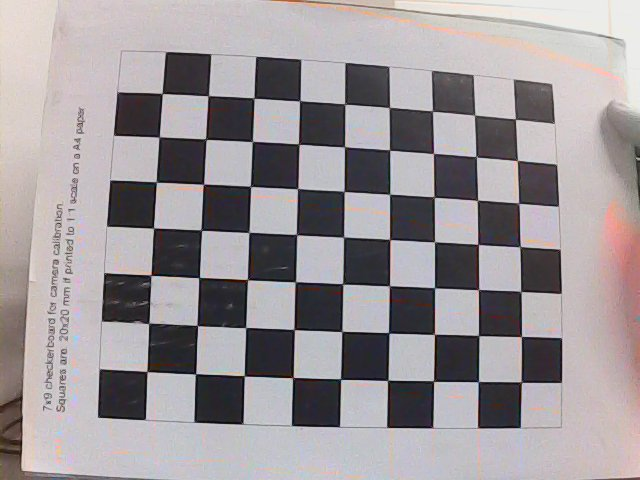
#> input picture team_14_f23_ws/calibrate/2023-11-30-141056.jpg, 640 x 480 px; its folder holds 4 pictures in this run
$ python calibrate_camera.py
#> lines starting #> are read from the running program, lines starting #| are printed output that depends on the picture
import numpy as np
import cv2 as cv
import glob

# termination criteria
criteria = (cv.TERM_CRITERIA_EPS + cv.TERM_CRITERIA_MAX_ITER, 20, 0.001)
# prepare object points, like (0,0,0), (1,0,0), (2,0,0) ....,(6,5,0)
objp = np.zeros((7*9,3), np.float32)
objp[:,:2] = np.mgrid[0:9,0:7].T.reshape(-1,2)
# Arrays to store object points and image points from all the images.
objpoints = [] # 3d point in real world space
imgpoints = [] # 2d points in image plane.
images = glob.glob('./*.jpg')

print(images)
for fname in images:
    img = cv.imread(fname)
#> img is the input picture: shape (480, 640, 3); mean B, G, R 153.5, 150.4, 156.7

    gray = cv.cvtColor(img, cv.COLOR_BGR2GRAY)
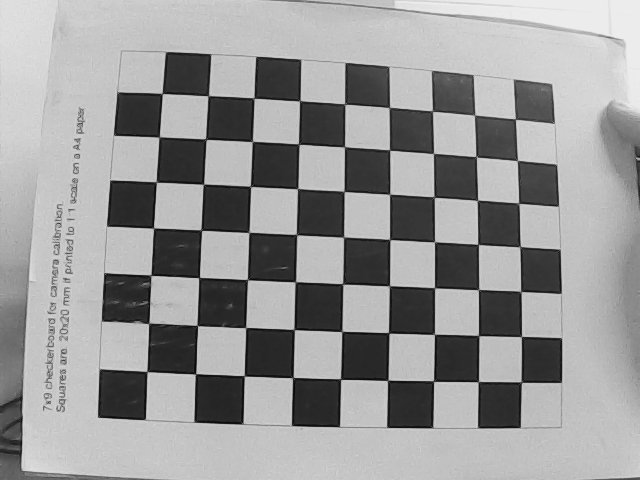
#> gray: shape (480, 640); min 0, max 243, mean 152.7
    # Find the chess board corners
    ret, corners = cv.findChessboardCorners(gray, (7,9), None)
#> ret = True; corners = 63 rows, first 8: [146.9, 371.4], [148.5, 323.5], [150.7, 275.3], [153.5, 228], [156.4, 182], [159.1, 137.1], [162.2, 93.68], [195.6, 373.9]
    # If found, add object points, image points (after refining them)
    if ret == True:
        objpoints.append(objp)
        corners2 = cv.cornerSubPix(gray,corners, (11,11), (-1,-1), criteria)
#> corners2 = 63 rows, first 8: [146.9, 371.5], [148.7, 323.5], [150.9, 275.6], [153.5, 228.1], [156.3, 182], [159.1, 136.9], [162.2, 93.48], [195.5, 373.8]
        imgpoints.append(corners2)
#> pass 2 of the loop `for fname in images:`:
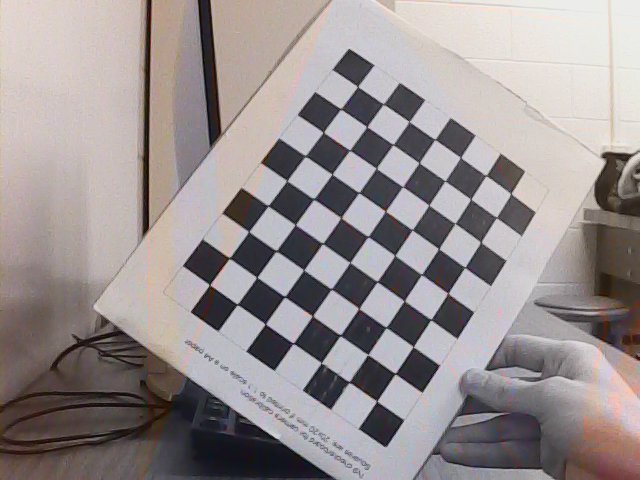
#> input picture team_14_f23_ws/calibrate/2023-11-30-141110.jpg, 640 x 480 px
#> img is the input picture: shape (480, 640, 3); mean B, G, R 145, 144.6, 152.6
#> `gray = cv.cvtColor(img, cv.COLOR_BGR2GRAY)`:
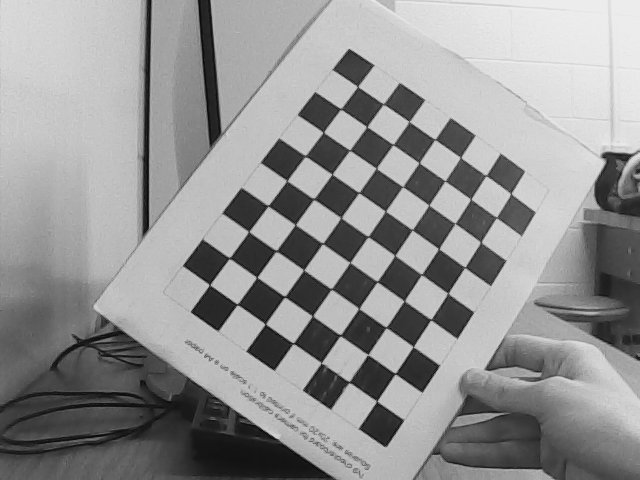
#> gray: shape (480, 640); min 1, max 241, mean 147
#> corners = 63 rows, first 8: [357.8, 86.57], [382.6, 103.1], [408.2, 121.2], [434.8, 139.3], [460.5, 157.3], [486.3, 175.5], [510.5, 193.6], [340.4, 108.3]
#> corners2 = 63 rows, first 8: [357.6, 86.52], [383.4, 104], [409.2, 121.6], [434.9, 139.5], [460.5, 157.4], [486, 175.5], [510.9, 193.7], [340.8, 108.9]
#> pass 3 of the loop `for fname in images:`:
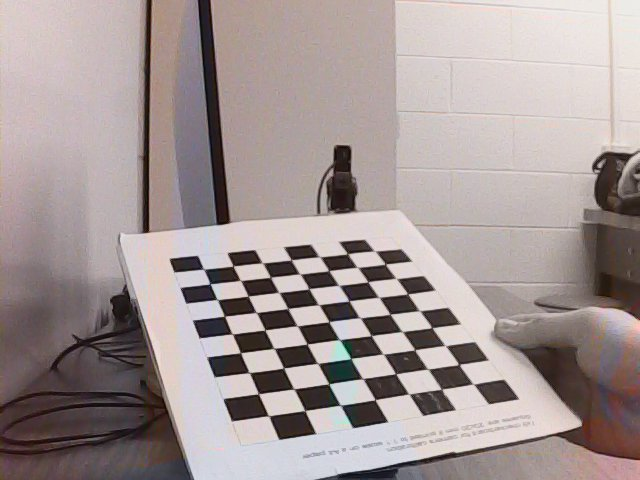
#> input picture team_14_f23_ws/calibrate/2023-11-30-141120.jpg, 640 x 480 px
#> img is the input picture: shape (480, 640, 3); mean B, G, R 149.8, 150.8, 162.9
#> `gray = cv.cvtColor(img, cv.COLOR_BGR2GRAY)`:
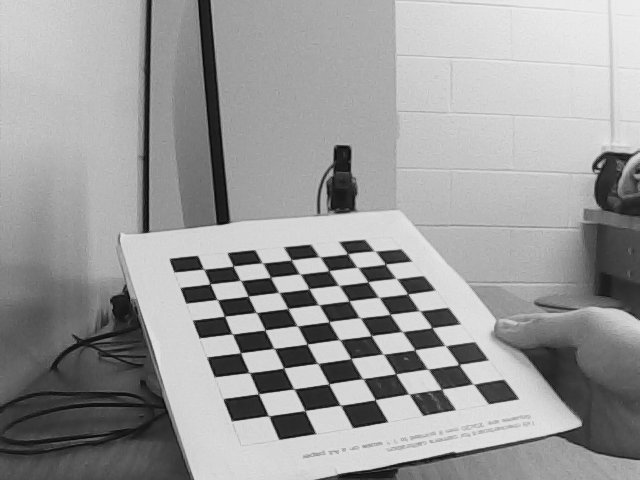
#> gray: shape (480, 640); min 4, max 239, mean 154.4
#> corners = 63 rows, first 8: [203.7, 269.3], [233, 266], [261.8, 262.5], [291.4, 259.6], [319.6, 256.7], [347.4, 253.6], [374.9, 251], [209.7, 283.6]
#> corners2 = 63 rows, first 8: [203.6, 269.2], [233.1, 266.1], [262.4, 262.9], [291.1, 259.8], [319.6, 256.8], [347.4, 253.7], [374.8, 251], [210.1, 283.9]
#> the loop made 4 passes; the first 3 are shown
        # [5 lines of commented-out code are left out]

print(objpoints[0].shape)
#| (63, 3)
print(imgpoints[0].shape)
#| (63, 1, 2)

ret, mtx, dist, rvecs, tvecs = cv.calibrateCamera(objpoints, imgpoints, gray.shape[::-1], None, None)

print(mtx)
